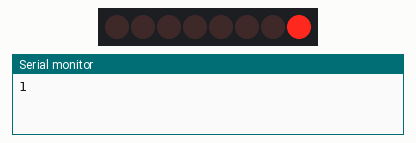
Bench run of a sketch on a simulated Arduino Uno, built with avr-gcc and run on an emulated ATmega328P. Shown: 8 shift-register outputs drawn as a row of LEDs (first output left, lit = HIGH), the last lines printed to the serial monitor. Wiring (inferred from the names in the program): shift register (74HC595): data pin 12; shift clock pin 9; latch pin 11. Wiring (inferred from the signals the program sends): row of LEDs: on Q0, Q1, Q2, Q3, Q4, Q5, Q6, Q7.

Above: at 0.02 s.
At 0.27 s:
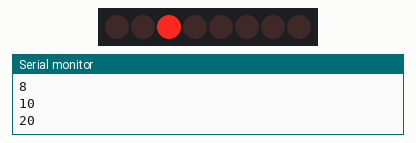
At 0.67 s:
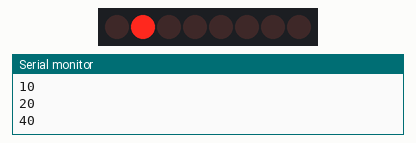
At 1.48 s:
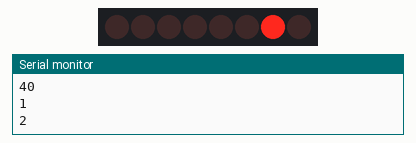
At 2.28 s:
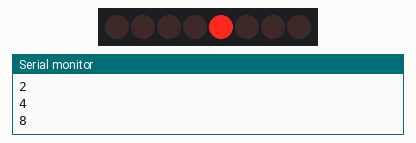
At 2.93 s:
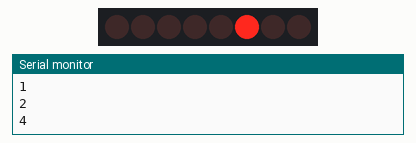
Timing chart, 0 to 3.2 s (numbered marks = the images above):
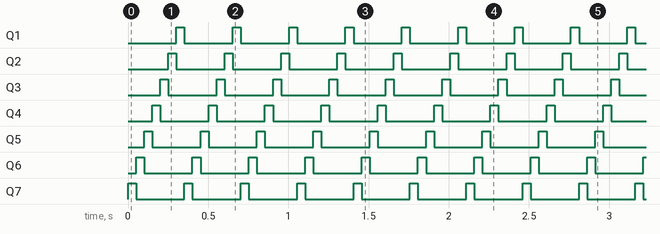

The sketch:

hexdec.ino
```cpp
int lpin=11;
int cpin=9;
int dpin=12;

byte led=0x01;

int dt=50;

void setup() {
  Serial.begin(9600);
  pinMode(lpin,OUTPUT);
  pinMode(dpin,OUTPUT);
  pinMode(cpin,OUTPUT);
}

void loop() {
  digitalWrite(lpin,LOW);
  shiftOut(dpin,cpin,LSBFIRST,led);
  Serial.println(led,HEX);
  led=(led)*2;
  if (led==128){
    led=0x01;
  }

  digitalWrite(lpin,HIGH);

  delay(dt);

}
```

Measured:
- by itself, Q1–7: alternates HIGH for 0.05 s and LOW for 0.30 s
- by itself, everything shown: repeats every 0.35 s, in 7 steps
